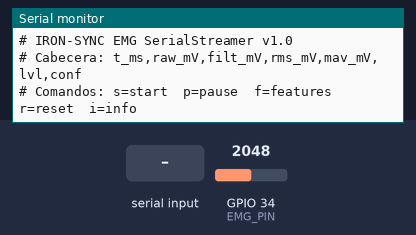
A sketch run on a simulated ESP32. Parts: the last lines printed to the serial monitor. The inputs (shaded band) are chosen by the test bench; at power-on: GPIO 34 (EMG_PIN) = 2048 (analog values on the 0–4095 scale). EEPROM starts erased.

Above: at 1.2 s.
1.3 s: "s" received over Serial
At 1.9 s:
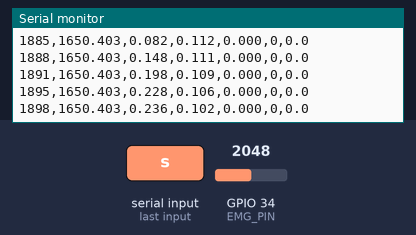
2.8 s: "p" received over Serial
At 3.9 s:
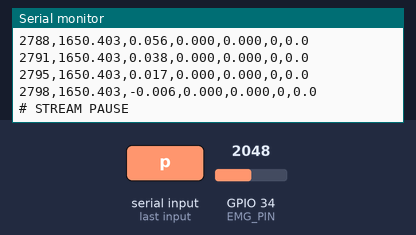
4.3 s: "f" received over Serial
At 5.4 s:
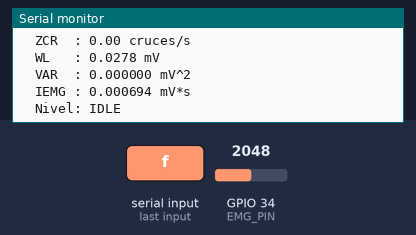
5.8 s: "r" received over Serial
At 6.2 s:
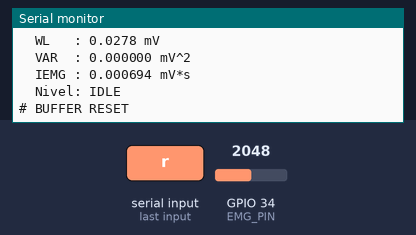
7.3 s: "i" received over Serial
At 8.1 s:
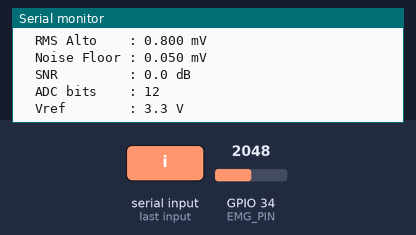
8.8 s: GPIO 34 (EMG_PIN) set to 2866
At 10.6 s:
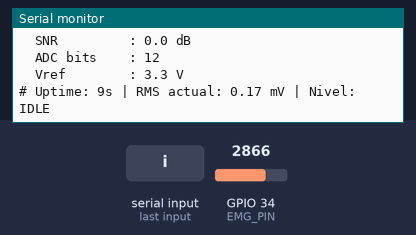
Timing chart, 0 to 12.1 s (numbered marks = the images above; inputs shaded):
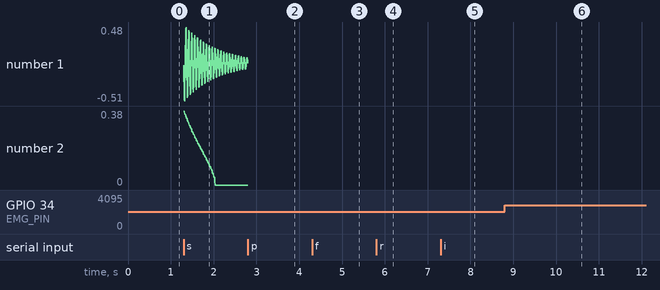

Measured:
- after the input at 1.3 s, the serial monitor: prints a new line at once (image 1)
- after the input at 5.8 s, the serial monitor: prints a new line at once (image 4)
- after the input at 7.3 s, the serial monitor: prints a new line at once (image 5)
- after the input at 8.8 s, the serial monitor: prints a new line after 1.2 s (image 6)

The sketch:

05_SerialStreamer.ino
```cpp
/*
 * IRON-SYNC EMG Library — Ejemplo 05
 * ====================================
 * SerialStreamer — Streaming continuo para pipeline Python
 *
 * Envia datos a 1000 Hz en formato CSV binario compacto
 * optimizado para ser leido por el script Python que:
 *  1. Acumula ventanas de 200 muestras
 *  2. Extrae features y las guarda como dataset .npy
 *  3. Alimenta en tiempo real el modelo TCN de IRON-SYNC
 *
 * Protocolo CSV a 115200 baudios:
 *   SYNC,t_ms,raw_mV,filt_mV,rms_mV,mav_mV,level,conf\n
 *
 * Comandos aceptados por Serial:
 *   's'  -> start streaming
 *   'p'  -> pause streaming
 *   'f'  -> print features de la ventana actual
 *   'r'  -> reset buffer
 *   'i'  -> info del sistema
 *
 * PROYECTO: IRON-SYNC — UMRPSFXCH SIS-330
 */

#include <IRONSYNC_EMG.h>

#ifdef ESP32
  #include <Preferences.h>
  #define EMG_PIN  34
  #define ADC_BITS 12
  #define VREF     3.3f
  Preferences prefs;
#else
  #define EMG_PIN  A0
  #define ADC_BITS 10
  #define VREF     5.0f
#endif

// ── Instancia y streamer ──────────────────────────────────────
IRONSYNC_EMG    emg(EMG_PIN, ADC_BITS, VREF, EMG_NOTCH_50HZ);
EMGSerialStreamer streamer(emg, Serial);

// ── Estado ────────────────────────────────────────────────────
bool streaming     = false;
uint32_t last_us   = 0;
uint32_t t_start   = 0;

void printHelp() {
    Serial.println(F("# Comandos: s=start  p=pause  f=features  r=reset  i=info"));
}

void printInfo() {
    Serial.print(F("# IRON-SYNC EMG Streamer | Fs="));
    Serial.print(EMG_SAMPLE_RATE_HZ);
    Serial.print(F("Hz | Win="));
    Serial.print(EMG_WINDOW_SIZE);
    Serial.print(F("muestras | Buffer="));
    Serial.print(EMG_BUFFER_SIZE);
    Serial.print(F(" | Muestras enviadas: "));
    Serial.println(streamer.getSampleCount());
    emg.printProfile();
}

void loadProfile() {
#ifdef ESP32
    prefs.begin("ironsync", true);
    if (prefs.isKey("emg_profile")) {
        EMGUserProfile p;
        prefs.getBytes("emg_profile", &p, sizeof(p));
        if (p.calibrated) emg.loadProfile(p);
    }
    prefs.end();
#endif
}

void setup() {
    streamer.begin(115200);
    streamer.setEnabled(false);

    emg.begin();
    loadProfile();

    Serial.println(F("# IRON-SYNC EMG SerialStreamer v1.0"));
    Serial.println(F("# Cabecera: t_ms,raw_mV,filt_mV,rms_mV,mav_mV,lvl,conf"));
    printHelp();

    t_start = millis();
}

void loop() {
    uint32_t now_us = micros();

    // Muestrear a 1000 Hz exacto
    if (now_us - last_us >= 1000) {
        last_us = now_us;
        emg.sample();

        if (streaming) {
            streamer.stream(EMG_OUTPUT_CSV);
        }
    }

    // Procesar comandos Serial
    if (Serial.available()) {
        char cmd = Serial.read();
        switch (cmd) {
            case 's':
                streaming = true;
                streamer.setEnabled(true);
                streamer.sendSync();
                Serial.println(F("# STREAM START"));
                break;
            case 'p':
                streaming = false;
                streamer.setEnabled(false);
                Serial.println(F("# STREAM PAUSE"));
                break;
            case 'f':
                emg.printFeatures();
                break;
            case 'r':
                emg.flushBuffer();
                Serial.println(F("# BUFFER RESET"));
                break;
            case 'i':
                printInfo();
                break;
            case '?':
                printHelp();
                break;
        }
    }

    // Stats cada 10 segundos si no estamos en streaming
    if (!streaming) {
        static uint32_t last_stat = 0;
        if (millis() - last_stat > 10000) {
            last_stat = millis();
            Serial.print(F("# Uptime: "));
            Serial.print((millis() - t_start) / 1000);
            Serial.print(F("s | RMS actual: "));
            Serial.print(emg.getLastRMS(), 2);
            Serial.print(F(" mV | Nivel: "));
            Serial.println(IRONSYNC_EMG::levelToString(emg.classify()));
        }
    }
}
```

Source omitted: IRONSYNC_EMG.cpp (26527 bytes), IRONSYNC_EMG.h (20014 bytes)
